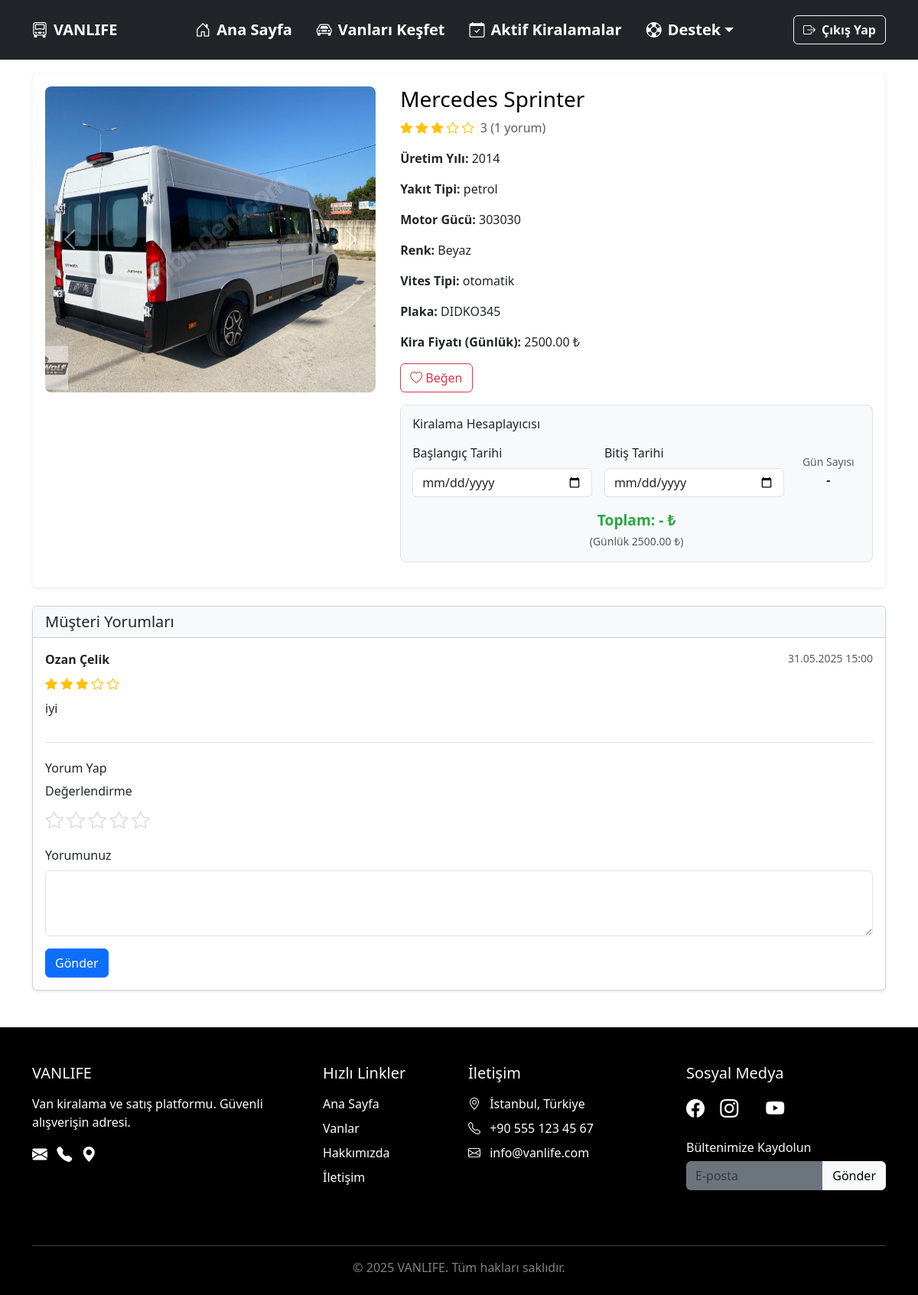
Page /musteri/view.php?id=30 (signed in) on the committed database.
### tables this page shows
CREATE TABLE `vans` (
  `van_id` int(11) NOT NULL,
  `satici_id` int(11) NOT NULL,
  `title` varchar(100) NOT NULL,
  `marka` varchar(50) DEFAULT NULL,
  `model` varchar(50) NOT NULL,
  `kira_fiyat` decimal(10,2) NOT NULL,
  `plate` varchar(20) NOT NULL,
  `image_path` varchar(255) DEFAULT NULL,
  `is_sold` tinyint(1) DEFAULT 0,
  `ilan_numara` varchar(50) NOT NULL,
  `yil` varchar(20) NOT NULL,
  `motor_gucu` varchar(50) NOT NULL,
  `renk` varchar(50) NOT NULL,
  `vites` enum('manuel','otomatik') NOT NULL,
  `yakit` enum('petrol','dizel') NOT NULL,
  `durum` enum('bosta','kirada') NOT NULL DEFAULT 'bosta'
);

CREATE TABLE `yorumlar` (
  `yorum_id` char(36) NOT NULL DEFAULT uuid(),
  `kullanici_id` int(11) NOT NULL,
  `van_id` int(11) NOT NULL,
  `yorum_metni` text NOT NULL,
  `olusturma_tarihi` timestamp NOT NULL DEFAULT current_timestamp(),
  `rating` int(11) DEFAULT NULL
);

CREATE TABLE `kullanici` (
  `id` int(11) NOT NULL,
  `ad` varchar(100) NOT NULL,
  `soyad` varchar(100) NOT NULL,
  `email` varchar(100) NOT NULL,
  `sifre` varchar(255) NOT NULL,
  `rol` enum('musteri','satici','admin') NOT NULL,
  `adres` varchar(255) NOT NULL,
  `sehir` varchar(255) DEFAULT NULL,
  `telefon` varchar(15) NOT NULL
);

### musteri/view.php (the view, shortened to what this page needs)
<?php
require_once __DIR__ . '/../configs/database.php';
$customer_id = $_SESSION['kullanici_id'];
$van_id = (int)$_GET['id'];
$queryVan = "
    SELECT v.*, u.telefon, u.ad as satici_ad, u.soyad as satici_soyad
    FROM vans v
    JOIN kullanici u ON v.satici_id = u.id
    WHERE v.van_id = :van_id AND v.is_sold = 0
";
$stmtVan = $databaseConnection->prepare($queryVan);
$stmtVan->execute([':van_id' => $van_id]);
$van = $stmtVan->fetch(PDO::FETCH_ASSOC);
$vanAvailable = ($van['durum'] === 'bosta');
$imageQuery = $databaseConnection->prepare("
    SELECT image_path
    FROM van_images
    WHERE van_id = :van_id
    ORDER BY is_primary DESC
");
$imageQuery->execute([':van_id' => $van_id]);
$images = $imageQuery->fetchAll(PDO::FETCH_ASSOC);
function getCustomerRental($db, $van_id, $customer_id) {
    $stmt = $db->prepare("
        SELECT k.*, TIMESTAMPDIFF(HOUR, k.olusturma_tarihi, NOW()) as hours_since_creation
        FROM kiralik k
        WHERE k.van_id = :van_id
          AND k.musteri_id = :musteri_id
          AND k.kiralama_durumu IN ('beklemede', 'onaylandi', 'aktif')
        ORDER BY k.kiralik_id DESC
        LIMIT 1
    ");
    $stmt->execute([':van_id' => $van_id, ':musteri_id' => $customer_id]);
    return $stmt->fetch(PDO::FETCH_ASSOC);
}
$stmt = $databaseConnection->prepare("SELECT 1 FROM begeni WHERE kullanici_id = :kullanici_id AND van_id = :van_id");
$stmt->execute([':kullanici_id' => $customer_id, ':van_id' => $van_id]);
$liked = (bool)$stmt->fetch();
$existingRental = getCustomerRental($databaseConnection, $van_id, $customer_id);
$reviewsQuery = $databaseConnection->prepare("
    SELECT y.*, u.ad, u.soyad
    FROM yorumlar y
    JOIN kullanici u ON y.kullanici_id = u.id
    WHERE y.van_id = :van_id
    ORDER BY y.olusturma_tarihi DESC
");
$reviewsQuery->execute([':van_id' => $van_id]);
$reviews = $reviewsQuery->fetchAll(PDO::FETCH_ASSOC);
$avgRatingQuery = $databaseConnection->prepare("
    SELECT AVG(rating) as avg_rating, COUNT(*) as review_count
    FROM yorumlar
    WHERE van_id = :van_id AND rating IS NOT NULL
");
$avgRatingQuery->execute([':van_id' => $van_id]);
$ratingData = $avgRatingQuery->fetch(PDO::FETCH_ASSOC);
$averageRating = round($ratingData['avg_rating'] ?? 0, 1);
$reviewCount = $ratingData['review_count'] ?? 0;
?>
<!DOCTYPE html>
<html lang="tr">
<head>
    <link href="https://cdn.jsdelivr.net/npm/bootstrap@5.3.0/dist/css/bootstrap.min.css" rel="stylesheet" />
    <link href="https://cdn.jsdelivr.net/npm/bootstrap-icons@1.10.5/font/bootstrap-icons.css" rel="stylesheet" />
    <link href="view_styles.css" rel="stylesheet" />
</head>
<body>
<?php include 'navbar.php'; ?>
<div class="container mt-5 pt-5">
    <div class="card mb-4 shadow-sm border-light">
        <div class="row g-0">
            <div class="col-md-5 p-3">
                <div class="carousel-container">
                    <div id="vanCarousel" class="carousel slide h-100" data-bs-ride="carousel">
                        <div class="carousel-inner h-100">
                            <?php foreach ($images as $index => $image): ?>
                                <div class="carousel-item h-100 <?= $index === 0 ? 'active' : '' ?>">
                                    <img src="<?= htmlspecialchars($image['image_path']) ?>" class="d-block w-100" alt="Van Resmi">
                                </div>
                            <?php endforeach; ?>
                        </div>
                        <?php if (count($images) > 1): ?>
                            <button class="carousel-control-prev" type="button" data-bs-target="#vanCarousel" data-bs-slide="prev">
                                <span class="carousel-control-prev-icon" aria-hidden="true"></span>
                            </button>
                            <button class="carousel-control-next" type="button" data-bs-target="#vanCarousel" data-bs-slide="next">
                                <span class="carousel-control-next-icon" aria-hidden="true"></span>
                            </button>
                        <?php endif; ?>
                    </div>
                </div>
            </div>
            <div class="col-md-7">
                <div class="card-body">
                    <h3 class="card-title text-black"><?=htmlspecialchars($van['marka'] . ' ' . $van['model'])?></h3>
                    <div class="mb-3">
                        <div class="d-flex align-items-center">
                            <div class="me-2">
                                <?php for ($i = 1; $i <= 5; $i++): ?>
                                    <i class="bi bi-star<?= $i <= $averageRating ? '-fill' : '' ?> text-warning"></i>
                                <?php endfor; ?>
                            </div>
                            <span class="text-muted"><?= $averageRating ?> (<?= $reviewCount ?> yorum)</span>
                        </div>
                    </div>
                    <p class="card-text"><strong>Üretim Yılı:</strong> <?=htmlspecialchars($van['yil'])?></p>
                    <p class="card-text"><strong>Yakıt Tipi:</strong> <?=htmlspecialchars($van['yakit'])?></p>
                    <p class="card-text"><strong>Motor Gücü:</strong> <?=htmlspecialchars($van['motor_gucu'])?></p>
                    <p class="card-text"><strong>Renk:</strong> <?=htmlspecialchars($van['renk'])?></p>
                    <p class="card-text"><strong>Vites Tipi:</strong> <?=htmlspecialchars($van['vites'])?></p>
                    <p class="card-text"><strong>Plaka:</strong> <?=htmlspecialchars($van['plate'])?></p>
                    <p class="card-text"><strong>Kira Fiyatı (Günlük):</strong> <?=htmlspecialchars($van['kira_fiyat'])?> ₺</p>
                    <form method="post" class="d-inline">
                        <?php if ($liked): ?>
                            <button type="submit" name="action" value="unlike" class="btn btn-danger" title="Beğeniyi Kaldır">
                                <i class="bi bi-heart-fill"></i> Beğen
                            </button>
                        <?php else: ?>
                            <button type="submit" name="action" value="like" class="btn btn-outline-danger" title="Beğen">
                                <i class="bi bi-heart"></i> Beğen
                            </button>
                        <?php endif; ?>
                    </form>
                    <div class="mt-3">
                        <?php if ($existingRental): ?>
                            <div class="alert alert-<?=
                                match($existingRental['kiralama_durumu']) {
                                    'beklemede' => 'info',
                                    'onaylandi', 'aktif' => 'success',
                                    default => 'secondary'
                                }
                            ?>">
                                Kiralama durumu: <strong><?=
                                    match($existingRental['kiralama_durumu']) {
                                        'beklemede' => 'Onay bekliyor',
                                        'onaylandi' => 'Onaylandı (başlangıç tarihini bekliyor)',
                                        'aktif' => 'Aktif kiralama',
                                        default => 'Bilinmeyen durum'
                                    }
                                ?></strong>
                                <br>
                                <small class="text-muted">Toplam Tutar: <?=htmlspecialchars($existingRental['kira_tutari'])?> ₺</small>
                            </div>
                            <?php if ($existingRental['kiralama_durumu'] === 'beklemede'): ?>
                                <form method="POST" class="mt-2">
                                    <input type="hidden" name="action" value="cancel" />
                                    <button type="button" class="btn btn-warning" id="cancelButton">İptal Et</button>
                                </form>
                                <div id="cancellationForm" style="display: none;">
                                    <form method="POST">
                                        <input type="hidden" name="action" value="cancel_request" />
                                        <div class="form-group">
                                            <label for="reason">İptal Nedeni</label>
                                            <select name="reason" id="reason" class="form-control" required>
                                                <option value="">Bir neden seçin...</option>
                                                <option value="fiyat_yuksek">Fiyat çok yüksek</option>
                                                <option value="plan_degisti">Planım değişti</option>
                                                <option value="diğer">Diğer</option>
                                            </select>
                                        </div>
                                        <div class="form-group mt-2">
                                            <label for="additional_info">Ekstra Açıklama</label>
                                            <textarea name="other_reason" id="additional_info" class="form-control"></textarea>
                                        </div>
                                        <button type="submit" class="btn btn-danger mt-3">İptal Talebini Gönder</button>
                                    </form>
                                </div>
                            <?php endif; ?>
                        <?php elseif (!$vanAvailable): ?>
                            <div class="alert alert-warning">
                                Bu van şu anda kiralanmış durumda.
                            </div>
                        <?php else: ?>
                            <div class="price-calculator mb-3">
                                <h6 class="mb-3">Kiralama Hesaplayıcısı</h6>
                                <div class="row g-3">
                                    <div class="col-md-5">
                                        <label for="calc_start_date" class="form-label">Başlangıç Tarihi</label>
                                        <input type="date" id="calc_start_date" class="form-control"
                                               min="<?= date('Y-m-d') ?>" onchange="calculatePrice()" />
                                    </div>
                                    <div class="col-md-5">
                                        <label for="calc_end_date" class="form-label">Bitiş Tarihi</label>
                                        <input type="date" id="calc_end_date" class="form-control"
                                               min="<?= date('Y-m-d', strtotime('+1 day')) ?>" onchange="calculatePrice()" />
                                    </div>
                                    <div class="col-md-2 d-flex align-items-center justify-content-center">
                                        <div class="text-center">
                                            <small class="text-muted">Gün Sayısı</small>
                                            <div id="dayCount" class="fw-bold">-</div>
                                        </div>
                                    </div>
                                </div>
                                <div class="mt-3 text-center">
                                    <div class="total-price" id="totalPrice">Toplam: - ₺</div>
                                    <small class="text-muted">(Günlük <?=htmlspecialchars($van['kira_fiyat'])?> ₺)</small>
                                </div>
                            </div>
                        <?php endif; ?>
                    </div>
                </div>
            </div>
        </div>
    </div>
    <div class="card mb-4 shadow-sm">
        <div class="card-header bg-light">
            <h5 class="mb-0">Müşteri Yorumları</h5>
        </div>
        <div class="card-body">
            <?php if (count($reviews) > 0): ?>
                <?php foreach ($reviews as $review): ?>
                    <div class="mb-3 pb-3 border-bottom">
                        <div class="d-flex justify-content-between mb-2">
                            <strong><?= htmlspecialchars($review['ad'] . ' ' . $review['soyad']) ?></strong>
                            <small class="text-muted"><?= date('d.m.Y H:i', strtotime($review['olusturma_tarihi'])) ?></small>
                        </div>
                        <?php if (!empty($review['rating'])): ?>
                            <div class="mb-2">
                                <?php for ($i = 1; $i <= 5; $i++): ?>
                                    <i class="bi bi-star<?= $i <= $review['rating'] ? '-fill' : '' ?> text-warning"></i>
                                <?php endfor; ?>
                            </div>
                        <?php endif; ?>
                        <p><?= nl2br(htmlspecialchars($review['yorum_metni'])) ?></p>
                    </div>
                <?php endforeach; ?>
            <?php else: ?>
                <p class="text-muted">Henüz yorum yapılmamış.</p>
            <?php endif; ?>
            <div class="mt-4">
                <h6>Yorum Yap</h6>
                <form method="post">
                    <div class="mb-3">
                        <label class="form-label">Değerlendirme</label>
                        <div class="rating-input">
                            <?php for ($i = 1; $i <= 5; $i++): ?>
                                <i class="bi bi-star rating-star" data-rating="<?= $i ?>"></i>
                            <?php endfor; ?>
                        </div>
                    </div>
                    <div class="mb-3">
                        <label for="review_text" class="form-label">Yorumunuz</label>
                        <textarea class="form-control" id="review_text" name="review_text" rows="3" required></textarea>
                    </div>
                    <button type="submit" class="btn btn-primary">Gönder</button>
                </form>
            </div>
        </div>
    </div>
</div>
<div class="class mt-5">
  <?php include '../footer.php'; ?>
</body>
</html>

### musteri/view_styles.css (style rules this page uses)
body { background-color:white; color: #000; font-family: "Segoe UI", Tahoma, Geneva, Verdana, sans-serif; }
textarea.form-control { resize: vertical; }

### musteri/navbar_styles.css (style rules this page uses)
html { scroll-behavior: smooth; }

### musteri/view.php (style rules this page uses)
.rating-star { color: #ddd; font-size: 1.5rem; cursor: pointer; transition: color 0.2s; }
.price-calculator { background-color: #f8f9fa; border: 1px solid #dee2e6; border-radius: 8px; padding: 15px; }
.total-price { font-size: 1.2rem; font-weight: bold; color: #28a745; }
.carousel-container { height: 400px; overflow: hidden; border-radius: 8px; }
.carousel-inner { height: 100%; }
.carousel-item { height: 100%; }
.carousel-item img { object-fit: cover; width: 100%; height: 100%; }

### rows in the picture
vans: marka+model "Mercedes Sprinter", yil "2014", yakit "petrol", motor_gucu "303030", renk "Beyaz", vites "otomatik", plate "DIDKO345", kira_fiyat "2500.00"
yorumlar: kullanici.soyad "Ozan Çelik", olusturma_tarihi "31.05.2025 15:00", rating 3 (drawn), yorum_metni "iyi"

### other values in the picture
$averageRating "3"
$reviewCount "1"
